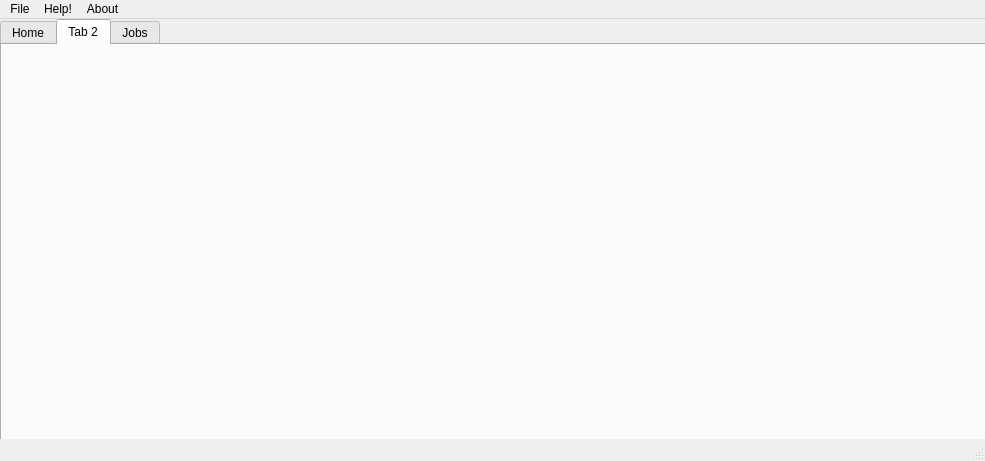
<?xml version="1.0" encoding="UTF-8"?>
<ui version="4.0">
 <class>MainWindow</class>
 <widget class="QMainWindow" name="MainWindow">
  <property name="geometry">
   <rect>
    <x>0</x>
    <y>0</y>
    <width>985</width>
    <height>461</height>
   </rect>
  </property>
  <property name="minimumSize">
   <size>
    <width>0</width>
    <height>0</height>
   </size>
  </property>
  <property name="font">
   <font>
    <weight>50</weight>
    <bold>false</bold>
    <stylestrategy>PreferAntialias</stylestrategy>
   </font>
  </property>
  <property name="cursor">
   <cursorShape>ArrowCursor</cursorShape>
  </property>
  <property name="mouseTracking">
   <bool>false</bool>
  </property>
  <property name="windowTitle">
   <string>ErMax.Inc-Pic2Ascii</string>
  </property>
  <property name="tabShape">
   <enum>QTabWidget::Rounded</enum>
  </property>
  <widget class="QWidget" name="centralwidget">
   <widget class="QTabWidget" name="tabWidget">
    <property name="geometry">
     <rect>
      <x>0</x>
      <y>0</y>
      <width>987</width>
      <height>423</height>
     </rect>
    </property>
    <property name="tabPosition">
     <enum>QTabWidget::North</enum>
    </property>
    <property name="currentIndex">
     <number>1</number>
    </property>
    <property name="iconSize">
     <size>
      <width>16</width>
      <height>16</height>
     </size>
    </property>
    <property name="documentMode">
     <bool>false</bool>
    </property>
    <property name="tabsClosable">
     <bool>false</bool>
    </property>
    <widget class="QWidget" name="tabHome">
     <property name="font">
      <font>
       <weight>50</weight>
       <bold>false</bold>
       <stylestrategy>PreferAntialias</stylestrategy>
      </font>
     </property>
     <property name="autoFillBackground">
      <bool>false</bool>
     </property>
     <attribute name="title">
      <string>Home</string>
     </attribute>
     <widget class="QLabel" name="label">
      <property name="geometry">
       <rect>
        <x>0</x>
        <y>0</y>
        <width>211</width>
        <height>71</height>
       </rect>
      </property>
      <property name="font">
       <font>
        <family>Yu Gothic UI Semilight</family>
        <pointsize>32</pointsize>
        <weight>50</weight>
        <bold>false</bold>
        <stylestrategy>PreferAntialias</stylestrategy>
       </font>
      </property>
      <property name="text">
       <string>Welcome!</string>
      </property>
     </widget>
     <widget class="QLabel" name="label_2">
      <property name="geometry">
       <rect>
        <x>60</x>
        <y>50</y>
        <width>291</width>
        <height>41</height>
       </rect>
      </property>
      <property name="font">
       <font>
        <family>Yu Gothic UI Light</family>
        <pointsize>24</pointsize>
        <weight>50</weight>
        <bold>false</bold>
        <stylestrategy>PreferAntialias</stylestrategy>
       </font>
      </property>
      <property name="text">
       <string>Chose a Tab to begin,</string>
      </property>
     </widget>
     <widget class="QLabel" name="label_3">
      <property name="geometry">
       <rect>
        <x>140</x>
        <y>80</y>
        <width>261</width>
        <height>41</height>
       </rect>
      </property>
      <property name="font">
       <font>
        <family>Yu Gothic UI Light</family>
        <pointsize>18</pointsize>
        <weight>50</weight>
        <bold>false</bold>
        <stylestrategy>PreferAntialias</stylestrategy>
       </font>
      </property>
      <property name="text">
       <string>Chose a Tab to begin.</string>
      </property>
     </widget>
    </widget>
    <widget class="QWidget" name="tab_2">
     <attribute name="title">
      <string>Tab 2</string>
     </attribute>
    </widget>
    <widget class="QWidget" name="tabJobs">
     <attribute name="title">
      <string>Jobs</string>
     </attribute>
     <widget class="QProgressBar" name="progressBar">
      <property name="geometry">
       <rect>
        <x>10</x>
        <y>370</y>
        <width>961</width>
        <height>20</height>
       </rect>
      </property>
      <property name="font">
       <font>
        <family>Yu Gothic UI Semilight</family>
        <weight>50</weight>
        <bold>false</bold>
        <stylestrategy>PreferAntialias</stylestrategy>
       </font>
      </property>
      <property name="toolTipDuration">
       <number>-1</number>
      </property>
      <property name="layoutDirection">
       <enum>Qt::RightToLeft</enum>
      </property>
      <property name="autoFillBackground">
       <bool>false</bool>
      </property>
      <property name="value">
       <number>100</number>
      </property>
      <property name="textVisible">
       <bool>true</bool>
      </property>
      <property name="invertedAppearance">
       <bool>true</bool>
      </property>
      <property name="format">
       <string>%p%</string>
      </property>
     </widget>
     <widget class="QPushButton" name="pushButtonStart">
      <property name="geometry">
       <rect>
        <x>860</x>
        <y>330</y>
        <width>81</width>
        <height>31</height>
       </rect>
      </property>
      <property name="cursor">
       <cursorShape>OpenHandCursor</cursorShape>
      </property>
      <property name="mouseTracking">
       <bool>false</bool>
      </property>
      <property name="text">
       <string>Start Job</string>
      </property>
     </widget>
     <widget class="QPushButton" name="pushButtonStop">
      <property name="geometry">
       <rect>
        <x>770</x>
        <y>330</y>
        <width>81</width>
        <height>31</height>
       </rect>
      </property>
      <property name="text">
       <string>Stop Job</string>
      </property>
     </widget>
    </widget>
   </widget>
  </widget>
  <widget class="QMenuBar" name="menubar">
   <property name="geometry">
    <rect>
     <x>0</x>
     <y>0</y>
     <width>985</width>
     <height>21</height>
    </rect>
   </property>
   <widget class="QMenu" name="menuFile">
    <property name="title">
     <string>File</string>
    </property>
    <addaction name="actionExit"/>
   </widget>
   <widget class="QMenu" name="menuHelp">
    <property name="title">
     <string>Help!</string>
    </property>
    <addaction name="actionContact"/>
   </widget>
   <widget class="QMenu" name="menuAbout">
    <property name="title">
     <string>About</string>
    </property>
    <addaction name="actionAbout_Pic2Ascii"/>
   </widget>
   <addaction name="menuFile"/>
   <addaction name="menuHelp"/>
   <addaction name="menuAbout"/>
  </widget>
  <widget class="QStatusBar" name="statusbar"/>
  <action name="actionExit">
   <property name="text">
    <string>Exit</string>
   </property>
   <property name="statusTip">
    <string>This exits the program</string>
   </property>
  </action>
  <action name="actionAbout_Pic2Ascii">
   <property name="text">
    <string>About Pic2Ascii</string>
   </property>
  </action>
  <action name="actionContact">
   <property name="text">
    <string>Contact</string>
   </property>
  </action>
 </widget>
 <resources/>
 <connections/>
</ui>
